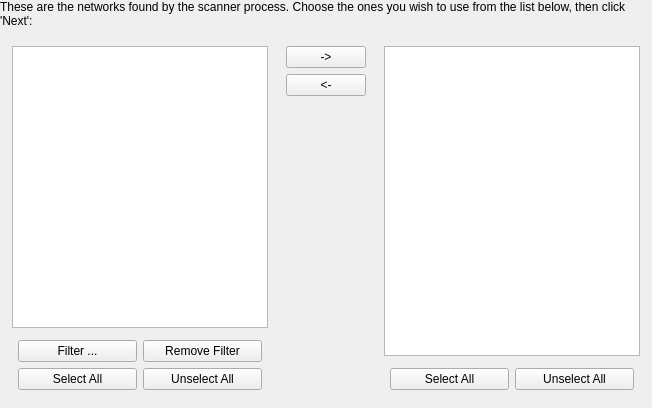
     <widget class="QWidget" name="WizardPage8" >
      <layout class="QVBoxLayout" >
       <property name="spacing" >
        <number>6</number>
       </property>
       <property name="leftMargin" >
        <number>0</number>
       </property>
       <property name="topMargin" >
        <number>0</number>
       </property>
       <property name="rightMargin" >
        <number>0</number>
       </property>
       <property name="bottomMargin" >
        <number>0</number>
       </property>
       <item>
        <widget class="QLabel" name="textLabel18_2" >
         <property name="text" >
          <string>These are the networks found by the scanner process. Choose the ones you wish to use from the list below, then click 'Next':</string>
         </property>
         <property name="alignment" >
          <set>Qt::AlignVCenter</set>
         </property>
         <property name="wordWrap" >
          <bool>true</bool>
         </property>
        </widget>
       </item>
       <item>
        <layout class="QHBoxLayout" >
         <property name="spacing" >
          <number>6</number>
         </property>
         <property name="leftMargin" >
          <number>6</number>
         </property>
         <property name="topMargin" >
          <number>6</number>
         </property>
         <property name="rightMargin" >
          <number>6</number>
         </property>
         <property name="bottomMargin" >
          <number>6</number>
         </property>
         <item>
          <layout class="QVBoxLayout" >
           <property name="spacing" >
            <number>6</number>
           </property>
           <property name="leftMargin" >
            <number>6</number>
           </property>
           <property name="topMargin" >
            <number>6</number>
           </property>
           <property name="rightMargin" >
            <number>6</number>
           </property>
           <property name="bottomMargin" >
            <number>6</number>
           </property>
           <item>
            <widget class="QListWidget" name="networkresultlist" >
             <property name="selectionMode" >
              <enum>QAbstractItemView::MultiSelection</enum>
             </property>
            </widget>
           </item>
           <item>
            <layout class="QGridLayout" >
             <property name="leftMargin" >
              <number>6</number>
             </property>
             <property name="topMargin" >
              <number>6</number>
             </property>
             <property name="rightMargin" >
              <number>6</number>
             </property>
             <property name="bottomMargin" >
              <number>6</number>
             </property>
             <property name="horizontalSpacing" >
              <number>6</number>
             </property>
             <property name="verticalSpacing" >
              <number>6</number>
             </property>
             <item row="1" column="0" >
              <widget class="QPushButton" name="selAllResNetButton" >
               <property name="text" >
                <string>Select All</string>
               </property>
              </widget>
             </item>
             <item row="0" column="0" >
              <widget class="QPushButton" name="netFilterButton" >
               <property name="text" >
                <string>Filter ...</string>
               </property>
              </widget>
             </item>
             <item row="1" column="1" >
              <widget class="QPushButton" name="pushButton7_2" >
               <property name="text" >
                <string>Unselect All</string>
               </property>
              </widget>
             </item>
             <item row="0" column="1" >
              <widget class="QPushButton" name="remNetFilterButton" >
               <property name="text" >
                <string>Remove Filter</string>
               </property>
              </widget>
             </item>
            </layout>
           </item>
          </layout>
         </item>
         <item>
          <layout class="QVBoxLayout" >
           <property name="spacing" >
            <number>6</number>
           </property>
           <property name="leftMargin" >
            <number>6</number>
           </property>
           <property name="topMargin" >
            <number>6</number>
           </property>
           <property name="rightMargin" >
            <number>6</number>
           </property>
           <property name="bottomMargin" >
            <number>6</number>
           </property>
           <item>
            <widget class="QPushButton" name="addNetButton" >
             <property name="text" >
              <string>-></string>
             </property>
            </widget>
           </item>
           <item>
            <widget class="QPushButton" name="remNetButton" >
             <property name="text" >
              <string>&lt;-</string>
             </property>
            </widget>
           </item>
           <item>
            <spacer>
             <property name="orientation" >
              <enum>Qt::Vertical</enum>
             </property>
             <property name="sizeType" >
              <enum>QSizePolicy::Expanding</enum>
             </property>
             <property name="sizeHint" >
              <size>
               <width>20</width>
               <height>300</height>
              </size>
             </property>
            </spacer>
           </item>
          </layout>
         </item>
         <item>
          <layout class="QVBoxLayout" >
           <property name="spacing" >
            <number>6</number>
           </property>
           <property name="leftMargin" >
            <number>6</number>
           </property>
           <property name="topMargin" >
            <number>6</number>
           </property>
           <property name="rightMargin" >
            <number>6</number>
           </property>
           <property name="bottomMargin" >
            <number>6</number>
           </property>
           <item>
            <widget class="QListWidget" name="networklist" >
             <property name="selectionMode" >
              <enum>QAbstractItemView::MultiSelection</enum>
             </property>
            </widget>
           </item>
           <item>
            <layout class="QHBoxLayout" >
             <property name="spacing" >
              <number>6</number>
             </property>
             <property name="leftMargin" >
              <number>6</number>
             </property>
             <property name="topMargin" >
              <number>6</number>
             </property>
             <property name="rightMargin" >
              <number>6</number>
             </property>
             <property name="bottomMargin" >
              <number>6</number>
             </property>
             <item>
              <widget class="QPushButton" name="selAllNetButton" >
               <property name="text" >
                <string>Select All</string>
               </property>
              </widget>
             </item>
             <item>
              <widget class="QPushButton" name="pushButton7_2_2" >
               <property name="text" >
                <string>Unselect All</string>
               </property>
              </widget>
             </item>
            </layout>
           </item>
          </layout>
         </item>
        </layout>
       </item>
      </layout>
     </widget>
